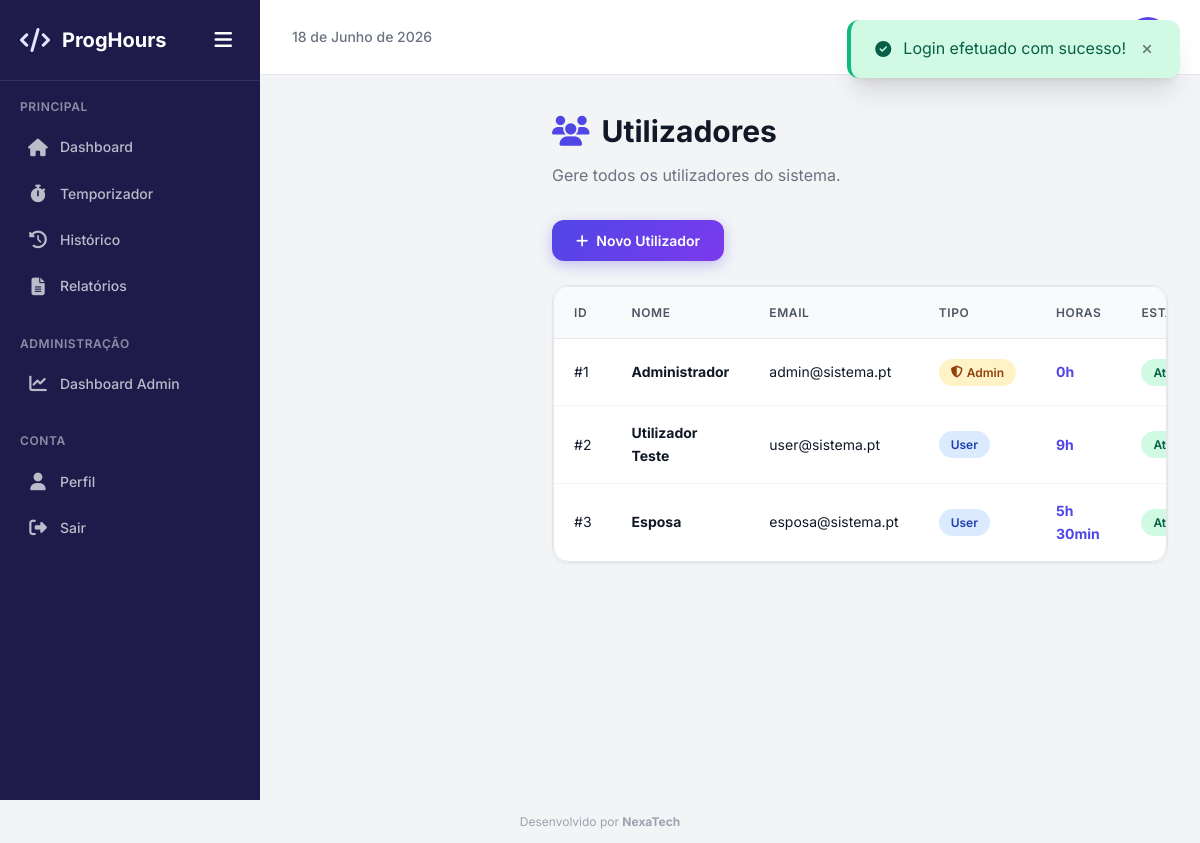
Page /admin/utilizadores.php (signed in) on the committed database.
### tables this page shows
CREATE TABLE IF NOT EXISTS utilizadores (
    id INT AUTO_INCREMENT PRIMARY KEY,
    nome VARCHAR(100) NOT NULL,
    email VARCHAR(150) NOT NULL UNIQUE,
    password VARCHAR(255) NOT NULL,
    role ENUM('admin', 'user') DEFAULT 'user',
    foto VARCHAR(255) DEFAULT NULL,
    ativo TINYINT(1) DEFAULT 1,
    created_at TIMESTAMP DEFAULT CURRENT_TIMESTAMP,
    updated_at TIMESTAMP DEFAULT CURRENT_TIMESTAMP ON UPDATE CURRENT_TIMESTAMP
);

### includes/db.php (called while the page is built, shortened)
<?php
function getDB(): PDO {
    static $db = null;
    if ($db === null) {
        try {
            $dsn = "mysql:host=" . DB_HOST . ";dbname=" . DB_NAME . ";charset=utf8mb4";
            $opcoes = [
                PDO::ATTR_ERRMODE            => PDO::ERRMODE_EXCEPTION,
                PDO::ATTR_DEFAULT_FETCH_MODE => PDO::FETCH_ASSOC,
                PDO::ATTR_EMULATE_PREPARES   => false,
            ];
            $db = new PDO($dsn, DB_USER, DB_PASS, $opcoes);
        } catch (PDOException $e) {
            die("Erro de conexao a base de dados: " . $e->getMessage());
        }
    }
    return $db;
}
function query(string $sql, array $params = []): PDOStatement {
    $db = getDB();
    $stmt = $db->prepare($sql);
    $stmt->execute($params);
    return $stmt;
}
function fetchAll(string $sql, array $params = []): array {
    $stmt = query($sql, $params);
    return $stmt->fetchAll();
}

### includes/functions.php (called while the page is built, shortened)
<?php
require_once __DIR__ . '/db.php';
function formatarHoras(float $horas): string {
    $h = floor($horas);
    $m = round(($horas - $h) * 60);
    return "{$h}h " . ($m > 0 ? "{$m}min" : "");
}

### public/admin/utilizadores.php (the view, shortened to what this page needs)
<?php
require_once __DIR__ . '/../../includes/header.php';
$utilizadores = fetchAll("SELECT u.*, COALESCE(SUM(h.total_horas), 0) as total_horas FROM utilizadores u LEFT JOIN horas h ON u.id = h.user_id AND h.status = 'concluido' GROUP BY u.id ORDER BY u.created_at DESC");
?>
<div class="page-header">
    <h1><i class="fas fa-users" style="margin-right:12px;color:var(--primary);"></i>Utilizadores</h1>
    <p>Gere todos os utilizadores do sistema.</p>
</div>
<div style="margin-bottom:24px;">
    <button class="btn btn-primary" onclick="openModal('modalCriar')">
        <i class="fas fa-plus"></i> Novo Utilizador
    </button>
</div>
<div class="card">
    <div class="card-body" style="padding:0;">
        <div class="table-container">
            <table class="data-table">
                <thead>
                    <tr>
                        <th>ID</th>
                        <th>Nome</th>
                        <th>Email</th>
                        <th>Tipo</th>
                        <th>Horas</th>
                        <th>Estado</th>
                    </tr>
                </thead>
                <tbody>
                    <?php foreach ($utilizadores as $u): ?>
                    <tr>
                        <td>#<?php echo $u['id']; ?></td>
                        <td><strong><?php echo htmlspecialchars($u['nome']); ?></strong></td>
                        <td><?php echo htmlspecialchars($u['email']); ?></td>
                        <td>
                            <?php if ($u['role'] === 'admin'): ?>
                            <span class="badge badge-warning"><i class="fas fa-shield-halved" style="margin-right:4px;"></i>Admin</span>
                            <?php else: ?>
                            <span class="badge badge-info">User</span>
                            <?php endif; ?>
                        </td>
                        <td><strong style="color:var(--primary);"><?php echo formatarHoras($u['total_horas']); ?></strong></td>
                        <td>
                            <?php if ($u['ativo']): ?>
                            <span class="badge badge-success">Ativo</span>
                            <?php else: ?>
                            <span class="badge badge-danger">Inativo</span>
                            <?php endif; ?>
                        </td>
                    </tr>
                    <?php endforeach; ?>
                </tbody>
            </table>
        </div>
    </div>
</div>
<?php require_once __DIR__ . '/../../includes/footer.php'; ?>

### public/assets/css/style.css (style rules this page uses)
:root { --primary: #4f46e5; --primary-dark: #4338ca; --primary-light: #e0e7ff; --primary-gradient: linear-gradient(135deg, #4f46e5 0%, #7c3aed 100%); --success: #10b981; --success-light: #d1fae5; --danger: #ef4444; --danger-light: #fee2e2; --warning: #f59e0b; --warning-light: #fef3c7; --info: #3b82f6; --info-light: #dbeafe; --gray-50: #f9fafb; --gray-100: #f3f4f6; --gray-200: #e5e7eb; --gray-300: #d1d5db; --gray-400: #9ca3af; --gray-500: #6b7280; --gray-600: #4b5563; --gray-700: #374151; --gray-800: #1f2937; --gray-900: #111827; --bg-body: #f3f4f6; --bg-card: #ffffff; --bg-sidebar: #1e1b4b; --text-primary: #111827; --text-secondary: #6b7280; --text-white: #ffffff; --font-family: 'Inter', -apple-system, BlinkMacSystemFont, 'Segoe UI', sans-serif; --font-size-xs: 0.75rem; --font-size-sm: 0.875rem; --font-size-base: 1rem; --font-size-lg: 1.125rem; --font-size-xl: 1.25rem; --font-size-2xl: 1.5rem; --font-size-3xl: 1.875rem; --spacing-1: 0.25rem; --spacing-2: 0.5rem; --spacing-3: 0.75rem; --spacing-4: 1rem; --spacing-5: 1.25rem; --spacing-6: 1.5rem; --spacing-8: 2rem; --spacing-10: 2.5rem; --spacing-12: 3rem; --radius-sm: 0.375rem; --radius-md: 0.5rem; --radius-lg: 0.75rem; --radius-xl: 1rem; --radius-2xl: 1.5rem; --shadow-sm: 0 1px 2px 0 rgba(0, 0, 0, 0.05); --shadow-md: 0 4px 6px -1px rgba(0, 0, 0, 0.1), 0 2px 4px -2px rgba(0, 0, 0, 0.1); --shadow-lg: 0 10px 15px -3px rgba(0, 0, 0, 0.1), 0 4px 6px -4px rgba(0, 0, 0, 0.1); --shadow-xl: 0 20px 25px -5px rgba(0, 0, 0, 0.1), 0 8px 10px -6px rgba(0, 0, 0, 0.1); --sidebar-width: 260px; --sidebar-collapsed: 70px; --transition-fast: 150ms ease; --transition-base: 250ms ease; }
*, *::before, *::after { margin: 0; padding: 0; box-sizing: border-box; }
html { scroll-behavior: smooth; }
body { font-family: var(--font-family); font-size: var(--font-size-base); color: var(--text-primary); background-color: var(--bg-body); line-height: 1.6; -webkit-font-smoothing: antialiased; }
button { cursor: pointer; font-family: inherit; }
.btn { display: inline-flex; align-items: center; justify-content: center; gap: var(--spacing-2); padding: var(--spacing-3) var(--spacing-6); border: none; border-radius: var(--radius-lg); font-size: var(--font-size-sm); font-weight: 600; cursor: pointer; transition: all var(--transition-fast); white-space: nowrap; }
.btn-primary { background: var(--primary-gradient); color: white; box-shadow: 0 4px 14px rgba(79, 70, 229, 0.3); }
.card { background: var(--bg-card); border-radius: var(--radius-xl); box-shadow: var(--shadow-sm); border: 1px solid var(--gray-200); overflow: hidden; transition: box-shadow var(--transition-fast); }
.card-body { padding: var(--spacing-6); }
.table-container { overflow-x: auto; border-radius: var(--radius-xl); border: 1px solid var(--gray-200); }
.data-table { width: 100%; border-collapse: collapse; font-size: var(--font-size-sm); }
.data-table thead { background: var(--gray-50); }
.data-table th { padding: var(--spacing-4) var(--spacing-5); text-align: left; font-weight: 600; color: var(--gray-600); font-size: var(--font-size-xs); text-transform: uppercase; letter-spacing: 0.05em; border-bottom: 1px solid var(--gray-200); white-space: nowrap; }
.data-table td { padding: var(--spacing-4) var(--spacing-5); border-bottom: 1px solid var(--gray-100); color: var(--text-primary); }
.data-table tbody tr { transition: background var(--transition-fast); }
.data-table tbody tr:last-child td { border-bottom: none; }
.badge { display: inline-flex; align-items: center; padding: 4px 12px; border-radius: 9999px; font-size: var(--font-size-xs); font-weight: 600; }
.badge-success { background: var(--success-light); color: #065f46; }
.badge-warning { background: var(--warning-light); color: #92400e; }
.badge-info { background: var(--info-light); color: #1e40af; }
.page-header { margin-bottom: var(--spacing-8); }
.page-header h1 { font-size: var(--font-size-3xl); font-weight: 700; color: var(--text-primary); margin-bottom: var(--spacing-2); }
.page-header p { color: var(--text-secondary); font-size: var(--font-size-base); }
body { overflow-x: hidden; }

### rows in the picture
utilizadores: id "1", nome "Administrador", email "admin@sistema.pt", role "admin" (drawn), total_horas "0h", ativo "Ativo"
utilizadores: id "2", nome "Utilizador Teste", email "user@sistema.pt", role "User", total_horas "9h", ativo "Ativo"
utilizadores: id "3", nome "Esposa", email "esposa@sistema.pt", role "User", total_horas "5h 30min", ativo "Ativo"

### other values in the picture
$flash['mensagem'] "Login efetuado com sucesso!"
APP_NAME "ProgHours"
